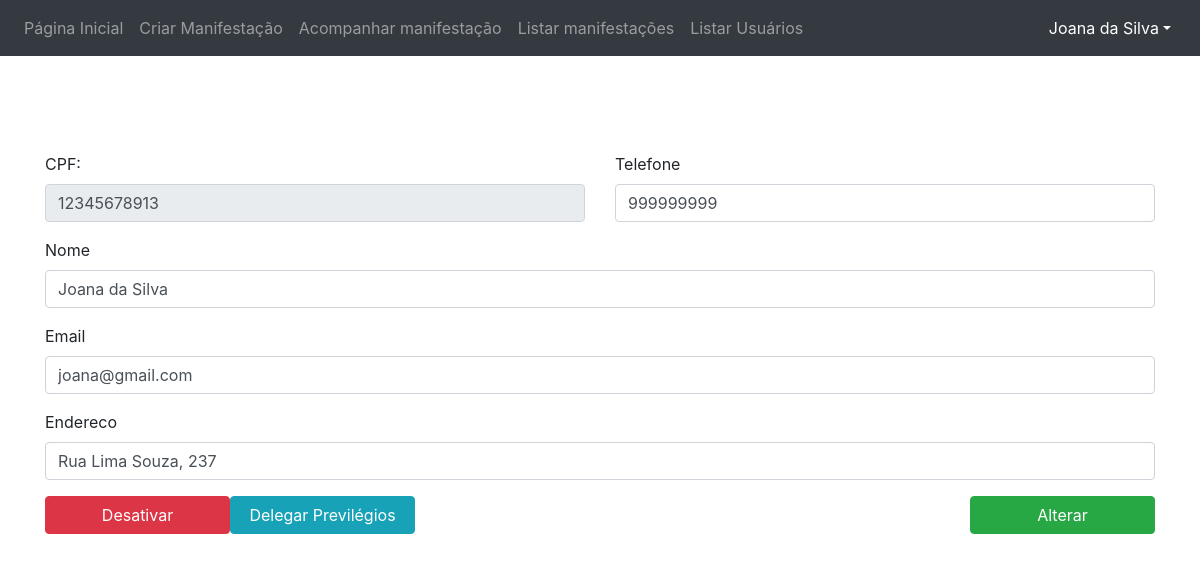
The page /?section=UsuarioControle&function=detalharUsuario&cpf=12345678913 (signed in) on the database its author committed.
### tables this page shows
CREATE TABLE IF NOT EXISTS `usuario`
(
    `cpf`             varchar(11)  NOT NULL,
    `id_tipo_usuario` int(11)      NOT NULL,
    `nome`            varchar(50)  NOT NULL,
    `endereco`        varchar(150) NOT NULL,
    `telefone`        varchar(11) DEFAULT NULL,
    `email`           varchar(100) NOT NULL,
    `senha`           varchar(10)  NOT NULL,
    PRIMARY KEY (`cpf`),
    UNIQUE KEY `email` (`email`),
    KEY `fk_tipo_usuario` (`id_tipo_usuario`)
);

### src/index.php (called while the page is built, shortened)
<?php
new Ouvidoria\App ();

### src/model/UsuarioManager.php (called while the page is built, shortened)
<?php
require_once("model/UsuarioFactory.php");
class UsuarioManager
{
    public function __construct(){
        $this->factory = new UsuarioFactory();
    }
    public function buscaInfoUsuario(string $cpf)
    {
        return $this->factory->buscaInfoUsuario($cpf);
    }
}

### src/model/UsuarioFactory.php (called while the page is built, shortened)
<?php
include("model/Conexao.php");
class UsuarioFactory
{
    public function buscaInfoUsuario($cpf)
    {
        global $conexao;
        try {
            $query = "SELECT * from usuario where cpf = '$cpf'";
            $resultado = mysqli_query($conexao, $query);
            if ($resultado) {
                $usuario = mysqli_fetch_object($resultado);
            } else {
                $resultado = false;
            }
        } catch (PDOException $exc) {
            echo $exc->getMessage();
            $resultado = false;
        }
        return $usuario;
    }
}

### src/view/detalheUsuario.php (the view, shortened to what this page needs)
<!DOCTYPE html>
<html lang="pt-br">
<head>
    <link rel="stylesheet" href="https://stackpath.bootstrapcdn.com/bootstrap/4.1.3/css/bootstrap.min.css">
    <link rel="stylesheet" href="https://cdnjs.cloudflare.com/ajax/libs/font-awesome/4.7.0/css/font-awesome.min.css">
</head>
<body>
<?php include('menu.php');?>
<br>
<br>
<div class="container mt-5">
        <form id="formularioUser" action="?section=UsuarioControle&function=usuarioDetalhe&cpf=<?=$usuario->cpf?>" class="row" method="POST">
            <div class="form-group col-6">
                <label >CPF:</label>
                <input name="cpf" value="<?=$usuario->cpf?>" readonly class="form-control">
            </div>
            <div class="form-group col-6">
                <label>Telefone</label>
                <input name="telefone" value="<?=$usuario->telefone?>" class="form-control">
            </div>
            <div class="form-group col-12">
                <label for="assunto">Nome</label>
                <input name="nome" value="<?=$usuario->nome?>" class="form-control">
            </div>
            <div class="form-group col-12">
                <label>Email</label>
                <input name="email" value="<?=$usuario->email?>" class="form-control">
            </div>
            <div class="form-group col-12">
                <label>Endereco</label>
                <input name="endereco" value="<?=$usuario->endereco?>" class="form-control" >
            </div>
            <div class="form-group col-12">
                <input name="acao" type="submit" value="Desativar" class="btn btn-danger col-2 float-left">
                <button name="delegarPrivilegios" type="button" class="btn btn-info col-2 float-middle" data-toggle="modal" data-target="#myModal"> Delegar Previlégios</button>
                <input name="acao" type="submit" class="btn btn-success col-2 float-right" value="Alterar">
            </div>
        </form>
</div>
</body>

### rows shown on the page
usuario: cpf "12345678913", telefone "999999999", nome "Joana da Silva", email "joana@gmail.com", endereco "Rua Lima Souza, 237"

### other values the page prints
$_SESSION['usuario']['nome'] "Joana da Silva"
